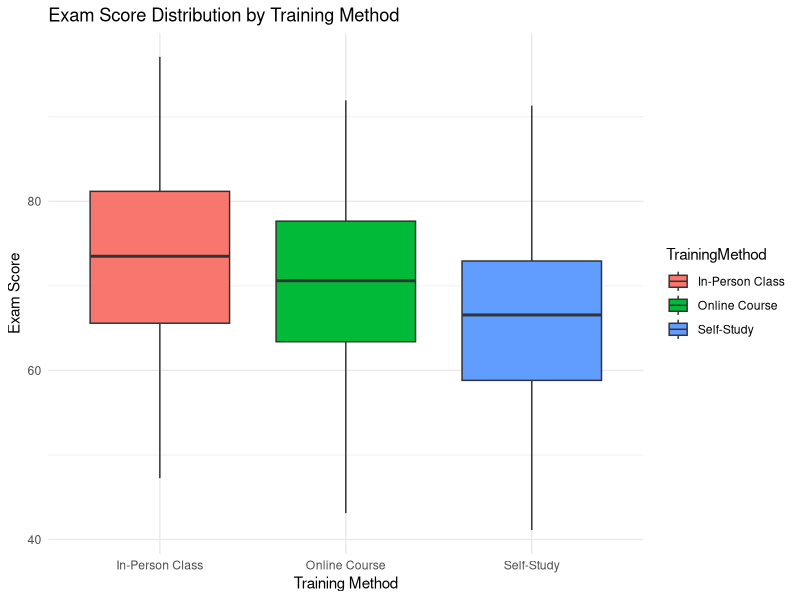
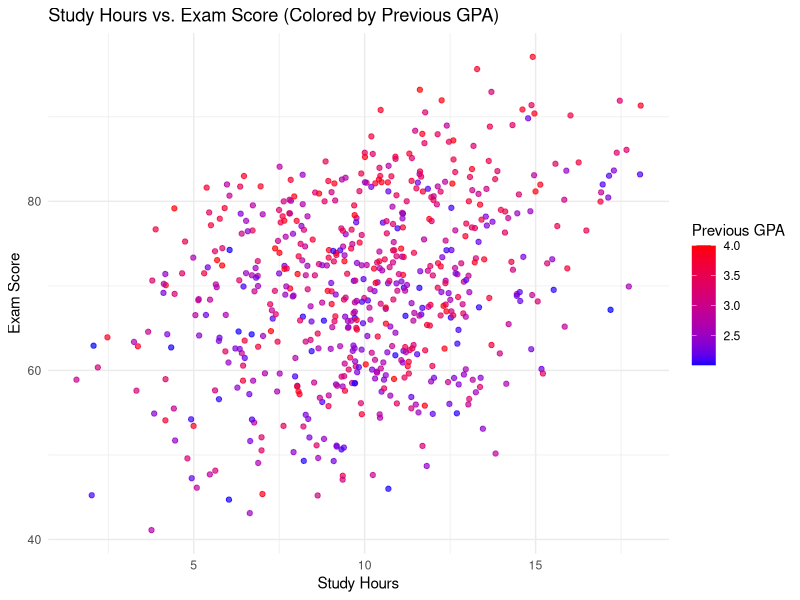

Reproduce these figures in R, in order.
## ---- chunk 1
knitr::opts_chunk$set(echo = TRUE)
#if you do not have the package, type install.packages("name_of_the_package")
library(knitr)
library(zoo)
library(ggplot2)
## ---- chunk 2
student <- read.csv("students_data.csv", header = TRUE)
# head(student)

# Boxplot
ggplot(student, aes(x = TrainingMethod, y = ExamScore, fill = TrainingMethod)) +
  geom_boxplot() +
  labs(title = "Exam Score Distribution by Training Method",
       x = "Training Method",
       y = "Exam Score") +
  theme_minimal()

## ---- chunk 3
# Scatterplot
ggplot(student, aes(x = StudyHours, y = ExamScore, color = PreviousGPA)) +
  geom_point(alpha = 0.7) +
  scale_color_gradient(low = "blue", high = "red") +
  labs(title = "Study Hours vs. Exam Score (Colored by Previous GPA)",
       x = "Study Hours",
       y = "Exam Score",
       color = "Previous GPA") +
  theme_minimal()
## ---- chunk 4
# this is where your R code goes
## ---- chunk 5
# this is where your R code goes
## ---- chunk 6
# this is where your R code goes
## ---- chunk 7
# this is where your R code goes
